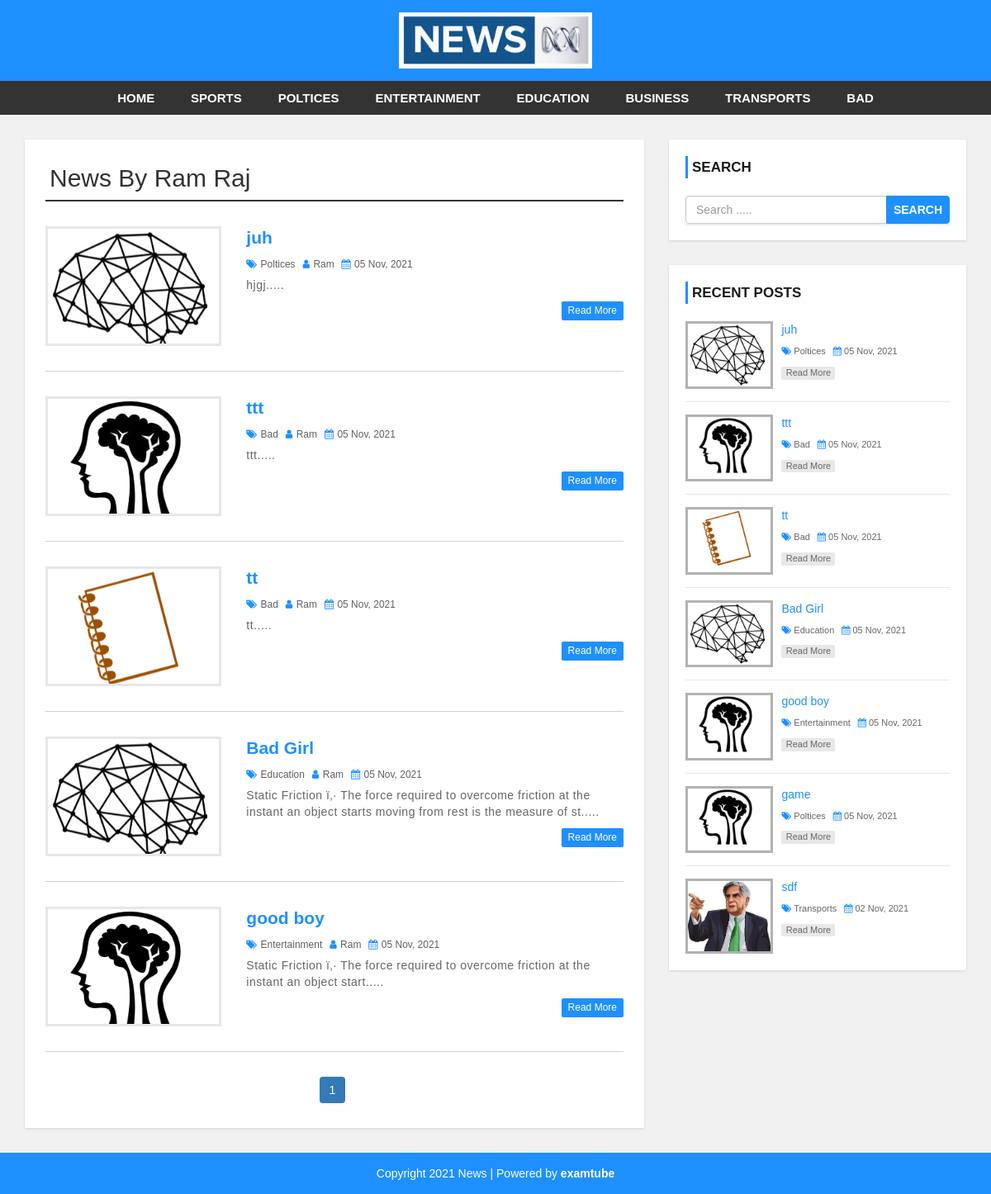
/author.php?aid=28, run on the app's committed database.
### tables this page shows
CREATE TABLE IF NOT EXISTS `setting` (
  `website_name` varchar(50) NOT NULL,
  `logo` varchar(60) NOT NULL,
  `footer_desc` varchar(250) NOT NULL
);

CREATE TABLE IF NOT EXISTS `category` (
  `category_id` int(11) NOT NULL AUTO_INCREMENT,
  `category_name` varchar(100) NOT NULL,
  `post` int(11) NOT NULL DEFAULT '0',
  PRIMARY KEY (`category_id`)
);

CREATE TABLE IF NOT EXISTS `user` (
  `user_id` int(10) UNSIGNED NOT NULL AUTO_INCREMENT,
  `first_name` varchar(30) NOT NULL,
  `last_name` varchar(30) NOT NULL,
  `username` varchar(30) DEFAULT NULL,
  `password` varchar(40) DEFAULT NULL,
  `role` int(11) NOT NULL,
  PRIMARY KEY (`user_id`)
);

CREATE TABLE IF NOT EXISTS `post` (
  `post_id` int(11) NOT NULL AUTO_INCREMENT,
  `title` varchar(100) NOT NULL,
  `description` text NOT NULL,
  `category` varchar(100) NOT NULL,
  `post_date` varchar(50) NOT NULL,
  `author` int(11) NOT NULL,
  `post_img` varchar(100) NOT NULL,
  PRIMARY KEY (`post_id`),
  UNIQUE KEY `post_id` (`post_id`)
);

### config.php (called while the page is built, shortened)
<?php
$hostname = "http://localhost/my-project/news-sites";
?>

### author.php (the view, shortened to what this page needs)
<?php include 'header.php'; ?>
    <div id="main-content">
      <div class="container">
        <div class="row">
            <div class="col-md-8">
                <div class="post-container">
                  <?php
                    include "config.php";
                  if(isset($_GET['aid'])){
                  $author_id = $_GET['aid'];
                  $sql1 = "SELECT * FROM post
                          JOIN user ON post.author = user.user_id
                          WHERE post.author = {$author_id}";
                  $resultp = mysqli_query($conn, $sql1) or die("Failed author name.");
                  $row1 = mysqli_fetch_assoc($resultp);
                  ?>
                    <h2 class="page-heading"> News By <?php echo $row1['first_name'].' '.$row1['last_name']; ?> </h2>
                <?php
                  $limit = 5;
                  if(isset($_GET['page']))
                  {
                    $page = $_GET['page'];
                  }
                  else
                  {
                    $page = 1;
                  }
                  $offset = ($page - 1) * $limit;
                  $sql = "SELECT post.post_id, post.title, post.description,
                    post.post_date, post.category, post.author, post.post_img,
                    category.category_name, user.username FROM post
                    LEFT JOIN category ON post.category = category.category_id
                    LEFT JOIN user ON post.author = user.user_id
                    WHERE post.author = {$author_id}
                    ORDER BY post.post_id DESC LIMIT {$offset},{$limit}";
                  $result = mysqli_query($conn, $sql) or die("Failed !!!");
                  if(mysqli_num_rows($result) > 0)
                  {
                    while($row = mysqli_fetch_assoc($result))
                    {
                 ?>
                    <div class="post-content">
                        <div class="row">
                            <div class="col-md-4">
                                <a class="post-img" href="single.php?id=<?php echo $row['post_id']; ?>"><img src="admin/upload/<?php echo $row['post_img']; ?>" alt=""/></a>
                            </div>
                            <div class="col-md-8">
                                <div class="inner-content clearfix">
                                    <h3><a href='single.php?id=<?php echo $row['post_id']; ?>'><?php echo $row['title']; ?></a></h3>
                                    <div class="post-information">
                                        <span>
                                            <i class="fa fa-tags" aria-hidden="true"></i>
                                            <a href='category.php?cid=<?php echo $row['category']; ?>'><?php echo $row['category_name']; ?></a>
                                        </span>
                                        <span>
                                            <i class="fa fa-user" aria-hidden="true"></i>
                                            <a href='author.php?aid=<?php echo $row['author']; ?>'><?php echo $row['username']; ?></a>
                                        </span>
                                        <span>
                                            <i class="fa fa-calendar" aria-hidden="true"></i>
                                            <?php echo $row['post_date']; ?>
                                        </span>
                                    </div>
                                    <p class="description">
                                        <?php echo substr($row['description'], 0, 135)."....."; ?>
                                    </p>
                                    <a class='read-more pull-right' href='single.php?id=<?php echo $row['post_id']; ?>'>read more</a>
                                </div>
                            </div>
                        </div>
                    </div>
                <?php
                            }
                        }
                        else
                      {
                        echo "<h3 style='color: red; text-align: center; margin: 10px 0;'>No Results Found.</h3>";
                      }
                      if(mysqli_num_rows($resultp) > 0)
                      {
                        $total_record = mysqli_num_rows($resultp);
                        $limit = 5;
                        $total_page = ceil($total_record / $limit);
                        echo "<ul class='pagination admin-pagination'>";
                        for($i=1; $i<=$total_page; $i++)
                        {
                          if($i == $page)
                          {
                            $active = "active";
                          }
                          else
                          {
                            $active = "";
                          }
                          echo '<li class="'.$active.'"><a href="author.php?aid='.$author_id .'&age='.$i.'">'.$i.'</a></li>';
                        }
                          echo "</ul>";
                      }
                    }
                    else
                    {
                      echo "<h2>No Record Found.</h2>";
                    }
                    ?>
                </div>
            </div>
            <?php include 'sidebar.php'; ?>
        </div>
      </div>
<?php include "footer.php"; ?>

### header.php (shortened to what this page needs)
<?php
include "config.php";
?>
<!DOCTYPE html>
<html lang="en">
<head>
    <link rel="stylesheet" href="css/bootstrap.min.css" />
    <link rel="stylesheet" href="css/font-awesome.css">
    <link rel="stylesheet" href="css/style.css">
</head>
<body>
<div id="header">
    <div class="container">
        <div class="row">
            <div class=" col-md-offset-4 col-md-4">
            <?php
                include "config.php";
                $sql = "SELECT * FROM setting";
                $result = mysqli_query($conn, $sql) or die("Failed.");
                if(mysqli_num_rows($result) > 0)
                {
                  while($row = mysqli_fetch_assoc($result))
                  {
                    if($row['logo'] == "")
                    {
                      echo '<a href="index.php"><h1>'.$row['website_name'].'</h1></a>';
                    }
                    else
                    {
                      echo '<a href="index.php" id="logo"><img src="admin/images/'. $row['logo'] .'" alt=""/></a>';
                    }
                  }
                }
            ?>
            </div>
        </div>
    </div>
</div>
<div id="menu-bar">
    <div class="container">
        <div class="row">
            <div class="col-md-12">
                <?php
                include "config.php";
                $sql = "SELECT * FROM category WHERE post > 0";
                $result = mysqli_query($conn, $sql) or die("Failed !!!");
                    if(mysqli_num_rows($result) > 0)
                    {
                        $active = "";
                ?>
                <ul class='menu'>
                     <li><a href='<?php echo $hostname; ?>'>Home</a></li>
                     <?php
                     while($row = mysqli_fetch_assoc($result))
                        {
                     ?>
                    <li><a class='<?php echo $active; ?>' href='category.php?cid=<?php echo $row['category_id']; ?>'> <?php echo $row['category_name']; ?> </a></li>
                    <?php
                        }
                    ?>
                </ul>
                <?php
                    }
                ?>
            </div>
        </div>
    </div>
</div>

### sidebar.php
<div id="sidebar" class="col-md-4">
    <div class="search-box-container">
        <h4>Search</h4>
        <form class="search-post" action="search.php" method ="GET">
            <div class="input-group">
                <input type="text" name="search" class="form-control" placeholder="Search .....">
                <span class="input-group-btn">
                    <button type="submit" class="btn btn-danger">Search</button>
                </span>
            </div>
        </form>
    </div>
    <div class="recent-post-container">
        <h4>Recent Posts</h4>
    <?php
        include "config.php";
        $limit = 7;
        $sql = "SELECT post.post_id, post.title, post.description,
                    post.post_date, post.category, post.author, post.post_img,
                    category.category_name FROM post
                    LEFT JOIN category ON post.category = category.category_id
                    ORDER BY post.post_id DESC LIMIT {$limit}";
                  $result = mysqli_query($conn, $sql) or die("Failed !!!");
                  if(mysqli_num_rows($result) > 0)
                  {
                    while($row = mysqli_fetch_assoc($result))
                    {
        ?>
        <div class="recent-post">
            <a class="post-img" href="single.php?id=<?php echo $row['post_id']; ?>">
                <img src="admin/upload/<?php echo $row['post_img']; ?>" alt=""/>
            </a>
            <div class="post-content">
                <h5><a href="single.php?id=<?php echo $row['post_id']; ?>"><?php echo $row['title']; ?></a></h5>
                <span>
                    <i class="fa fa-tags" aria-hidden="true"></i>
                    <a href='category.php?cid=<?php echo $row['category']; ?>'><?php echo $row['category_name']; ?></a>
                </span>
                <span>
                    <i class="fa fa-calendar" aria-hidden="true"></i>
                    <?php echo $row['post_date']; ?>
                </span>
                <a class="read-more" href="single.php?id=<?php echo $row['post_id']; ?>">read more</a>
            </div>
        </div>
        <?php
            }
        }
        ?>
        </div>
    </div>
</div>

### footer.php
<div id ="footer">
    <div class="container">
        <div class="row">
            <div class="col-md-12">
                <?php
                include "config.php";
                $sql = "SELECT * FROM setting";
                $result = mysqli_query($conn, $sql) or die("Failed.");
                if(mysqli_num_rows($result) > 0){
                  while($row = mysqli_fetch_assoc($result)) {
              ?>
                <span><?php echo $row['footer_desc']; ?></span>
              <?php
                }
              }
              ?>
            </div>
        </div>
    </div>
</div>
</body>
</html>

### css/style.css (style rules this page uses)
body { background: #f1f1f1; font-family: sans-serif,arial,Helvetica; }
a, a:hover, a:focus { text-decoration: none; outline: none; }
ul { margin:0; padding:0; list-style:none; }
h2.page-heading { margin: 5px 0 30px; padding: 0 5px 10px; border-bottom: 2px solid #333; }
form { background: #fff; padding: 25px; box-shadow:0 1px 3px rgba(0, 0, 0, 0.13); }
#header { background: #1e90ff; text-align: center; padding: 15px; }
#logo { display: inline-block; width: 65%; }
#logo img { width: 100%; }
#menu-bar { background: #333; text-align: center; }
#menu-bar .menu > li { display: inline-block; }
.menu > li > a { padding: 10px 20px; display: block; text-transform: uppercase; color: #fff; font-size: 15px; font-weight:600; transition:all 0.5s ease 0s; }
#main-content { padding: 30px 0; min-height: 750px; }
#main-content .post-container { background-color: #fff; padding: 25px; box-shadow: 0 1px 3px rgba(0, 0, 0, 0.13); }
#main-content .post-content { border-bottom: 1px solid #d1d1d1; padding: 0 0 30px; margin-bottom:30px; }
#main-content .post-content img { width: 100%; }
#main-content .post-content .post-img { border: 3px solid #e7e7e7; display: block; height: 145px; overflow: hidden; transition: border .3s; }
#main-content .post-content h3 { font-size: 21px; line-height: 28px; font-weight: 600; margin: 0 0 7px; }
#main-content .post-content h3 a { color: #1e90ff; transition:all 0.3s; }
#main-content .post-content .post-information span { color: #606060; font-size: 12px; text-transform: capitalize; margin: 0 5px 5px 0; display: inline-block; }
#main-content .post-content .post-information i { color: #1e90ff; margin-right: 1px; }
#main-content .post-content .post-information a { color: #606060; text-decoration: none; }
#main-content .post-content p, #main-content .single-post p { color: #666; font-size: 14px; letter-spacing: 0.5px; margin:0 0 10px; }
#main-content .post-content a.read-more { color: #fff; background-color: #1E90FF; font-size: 12px; text-transform: capitalize; padding: 3px 8px; border-radius: 2px; transition: all 0.3s; }
.pagination { display: block; text-align: center; margin: 0; }
.pagination li { display:inline-block; margin: 0 5px 0 0; }
.pagination li a { border: none; background: #1e90ff; color: #fff; }
i.fa { color:#222; }
#sidebar h4 { color: #1A1A1A; font-size: 17px; line-height: 27px; font-weight:600; text-transform: uppercase; padding: 0 0 0 5px; margin: 0 0 21px; border-left: 3px solid #1e90ff; }
#sidebar .search-box-container { background-color: #fff; padding: 20px; margin: 0 0 30px; box-shadow: 0 1px 3px rgba(0, 0, 0, 0.13); }
#sidebar .search-post { padding: 0; }
#sidebar .search-post input { color: #606060; }
#sidebar .search-post .btn { font-weight: 600; text-transform: uppercase; padding: 6px 8px; background-color: #1E90FF; border-color: #1E90FF; outline: none; }
#sidebar .recent-post-container { padding: 20px; background: #fff; box-shadow: 0 1px 3px rgba(0, 0, 0, 0.13); }
#sidebar .recent-post { border-bottom: 1px solid #e7e7e7; padding: 0 0 15px; margin: 0 0 15px; }
#sidebar .recent-post:last-child { margin: 0; padding: 0; border: none; }
#sidebar .recent-post .post-img { display: inline-block; width: 33%; border: 3px solid rgba(0,0,0,0.3); vertical-align: top; transition: border .3s; }
#sidebar .recent-post .post-img img { width: 100%; }
#sidebar .recent-post .post-content { width: 65%; display: inline-block; border: none; padding: 0 0 0 7px; margin: 0; }
#sidebar .recent-post h5 { font-size: 14px; line-height: 20px; margin: 0 0 5px; }
#sidebar .recent-post h5 a { color: #1E90FF; }
#sidebar .recent-post span { color: #666; font-size: 11px; display: inline-block; margin: 0 5px 10px 0; }
#sidebar .recent-post span a { color: #666; }
#sidebar .recent-post span i { color: #1E90FF; }
#sidebar .recent-post a.read-more { color: #666; background-color: rgba(0,0,0,0.09); width: 65px; font-size: 11px; text-align: center; padding: 0; display: block; transition: all 0.3s; }
#footer { color: #fff; padding:15px 0; text-align:center; background-color:#1e90ff; }
#footer a { color:#fff; }

### data on the page
setting: logo (picture), footer_desc "Copyright 2021 News | Powered by examtube"
category: category_name "SPORTS"
category: category_name "POLTICES"
category: category_name "ENTERTAINMENT"
category: category_name "EDUCATION"
category: category_name "BUSINESS"
category: category_name "TRANSPORTS"
category: category_name "BAD"
user: first_name "Ram", last_name "Raj"
post: post_img (picture), title "juh", category.category_name "Poltices", user.username "Ram", post_date "05 Nov, 2021", description "hjgj"
post: post_img (picture), title "ttt", category.category_name "Bad", user.username "Ram", post_date "05 Nov, 2021", description "ttt"
post: post_img (picture), title "tt", category.category_name "Bad", user.username "Ram", post_date "05 Nov, 2021", description "tt"
post: post_img (picture), title "Bad Girl", category.category_name "Education", user.username "Ram", post_date "05 Nov, 2021", description "Static Friction ï‚· The force required to overcome friction at the instant an object starts moving from rest is the measure of st"
post: post_img (picture), title "good boy", category.category_name "Entertainment", user.username "Ram", post_date "05 Nov, 2021", description "Static Friction ï‚· The force required to overcome friction at the instant an object start"
post: post_img (picture), title "game", category.category_name "Poltices", post_date "05 Nov, 2021"
post: post_img (picture), title "sdf", category.category_name "Transports", post_date "02 Nov, 2021"
